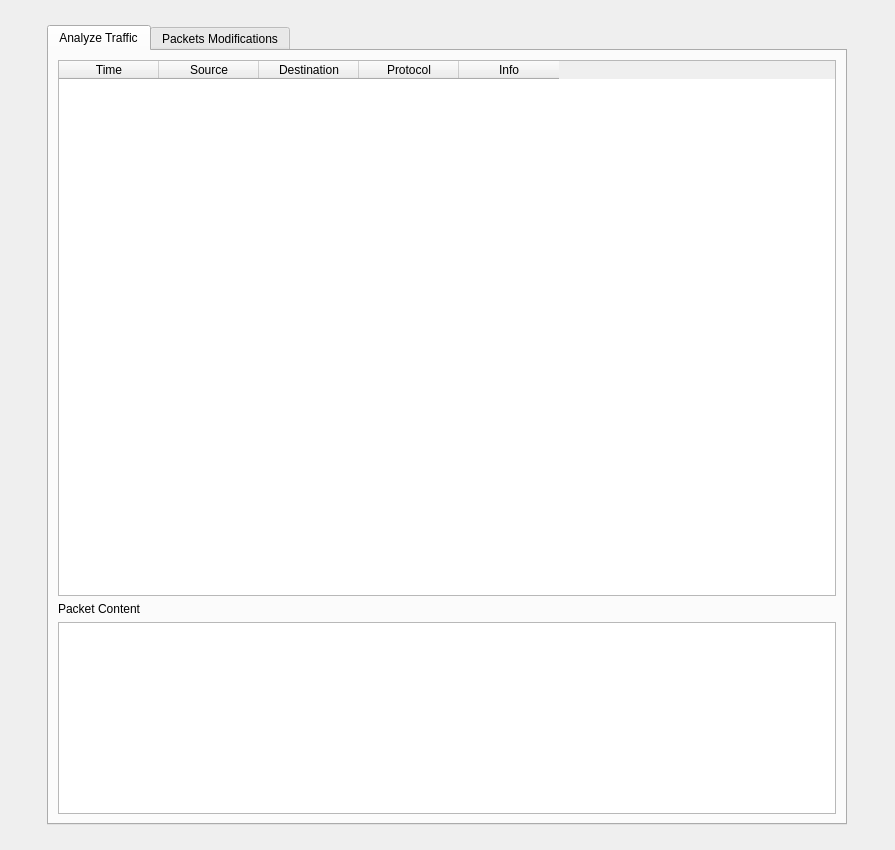
<?xml version="1.0" encoding="UTF-8"?>
<ui version="4.0">
 <class>GUI</class>
 <widget class="QWidget" name="GUI">
  <property name="geometry">
   <rect>
    <x>0</x>
    <y>0</y>
    <width>895</width>
    <height>850</height>
   </rect>
  </property>
  <property name="windowTitle">
   <string>Form</string>
  </property>
  <layout class="QGridLayout" name="gridLayout_2">
   <item row="0" column="0">
    <widget class="QTabWidget" name="tabWidget">
     <property name="sizePolicy">
      <sizepolicy hsizetype="Fixed" vsizetype="Fixed">
       <horstretch>0</horstretch>
       <verstretch>0</verstretch>
      </sizepolicy>
     </property>
     <property name="minimumSize">
      <size>
       <width>300</width>
       <height>300</height>
      </size>
     </property>
     <property name="maximumSize">
      <size>
       <width>800</width>
       <height>800</height>
      </size>
     </property>
     <property name="layoutDirection">
      <enum>Qt::LeftToRight</enum>
     </property>
     <property name="autoFillBackground">
      <bool>false</bool>
     </property>
     <property name="tabPosition">
      <enum>QTabWidget::North</enum>
     </property>
     <property name="tabShape">
      <enum>QTabWidget::Rounded</enum>
     </property>
     <property name="currentIndex">
      <number>0</number>
     </property>
     <property name="usesScrollButtons">
      <bool>false</bool>
     </property>
     <property name="documentMode">
      <bool>false</bool>
     </property>
     <property name="tabsClosable">
      <bool>false</bool>
     </property>
     <property name="movable">
      <bool>false</bool>
     </property>
     <widget class="QWidget" name="AnalyzeTraffic">
      <attribute name="title">
       <string>Analyze Traffic</string>
      </attribute>
      <layout class="QGridLayout" name="gridLayout">
       <item row="2" column="0">
        <widget class="QPlainTextEdit" name="plainTextEdit">
         <property name="sizePolicy">
          <sizepolicy hsizetype="Expanding" vsizetype="Fixed">
           <horstretch>0</horstretch>
           <verstretch>0</verstretch>
          </sizepolicy>
         </property>
         <property name="readOnly">
          <bool>true</bool>
         </property>
         <property name="overwriteMode">
          <bool>false</bool>
         </property>
        </widget>
       </item>
       <item row="1" column="0">
        <widget class="QLabel" name="label">
         <property name="text">
          <string>Packet Content</string>
         </property>
        </widget>
       </item>
       <item row="0" column="0">
        <widget class="QTableWidget" name="tableWidget">
         <property name="autoFillBackground">
          <bool>true</bool>
         </property>
         <property name="frameShape">
          <enum>QFrame::StyledPanel</enum>
         </property>
         <property name="frameShadow">
          <enum>QFrame::Sunken</enum>
         </property>
         <property name="autoScroll">
          <bool>false</bool>
         </property>
         <property name="autoScrollMargin">
          <number>5</number>
         </property>
         <property name="editTriggers">
          <set>QAbstractItemView::NoEditTriggers</set>
         </property>
         <property name="alternatingRowColors">
          <bool>true</bool>
         </property>
         <column>
          <property name="text">
           <string>Time</string>
          </property>
         </column>
         <column>
          <property name="text">
           <string>Source</string>
          </property>
         </column>
         <column>
          <property name="text">
           <string>Destination</string>
          </property>
         </column>
         <column>
          <property name="text">
           <string>Protocol</string>
          </property>
         </column>
         <column>
          <property name="text">
           <string>Info</string>
          </property>
         </column>
        </widget>
       </item>
      </layout>
     </widget>
     <widget class="QWidget" name="PacketsModifications">
      <attribute name="title">
       <string>Packets Modifications</string>
      </attribute>
     </widget>
    </widget>
   </item>
  </layout>
 </widget>
 <resources/>
 <connections/>
</ui>
